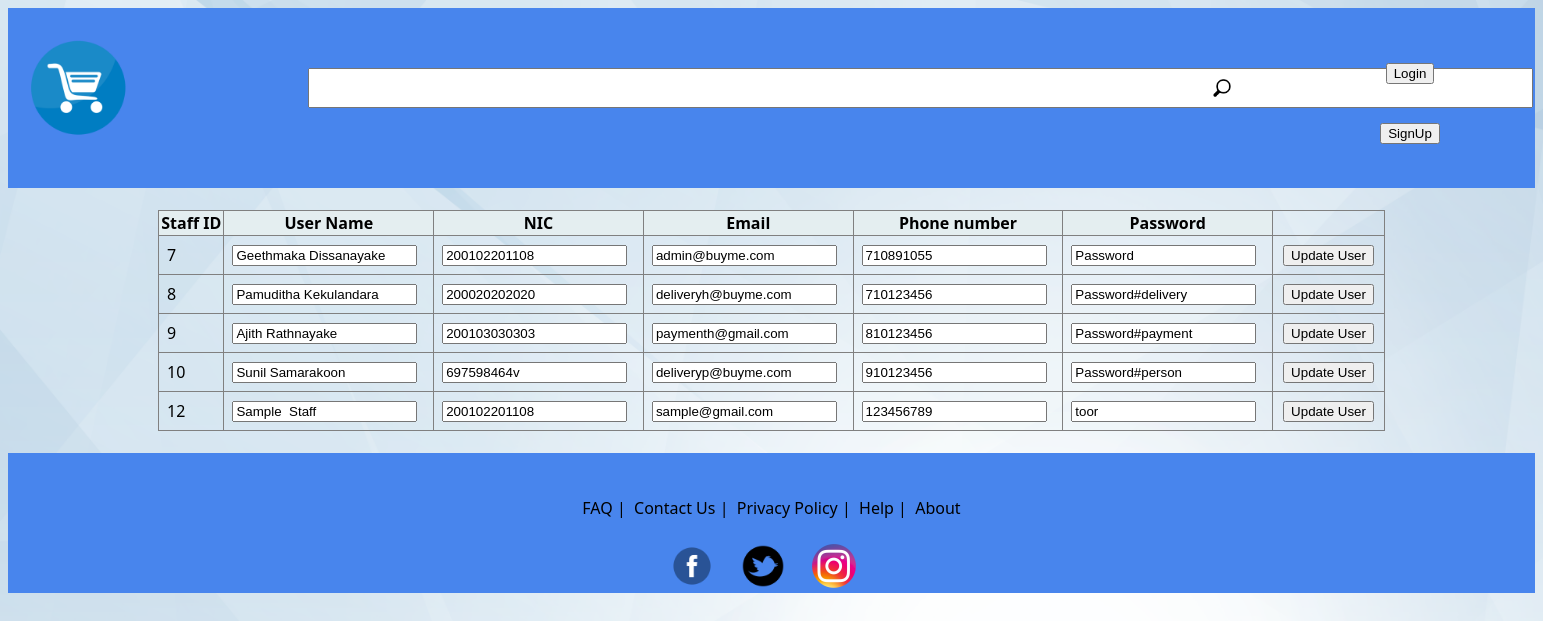
The app's page /html/updateUserDetails.php with its own data.
### tables this page shows
CREATE TABLE `staff` (
  `Staff_ID` int(5) NOT NULL,
  `User_name` varchar(200) NOT NULL,
  `NIC` varchar(12) NOT NULL,
  `Email` varchar(100) DEFAULT NULL,
  `Phone_number` int(10) DEFAULT NULL,
  `Password` varchar(100) NOT NULL,
  `Type` varchar(200) NOT NULL
);

### html/updateUserDetails.php (the view, shortened to what this page needs)
<html>
    <head>
        <link rel="stylesheet" href="../css/main.css">
        <link rel="stylesheet" href="../css/signedInUser.css">
        <link rel="stylesheet" href="../css/table.css">
    </head>
    <body>
    <div class="topBar">
            <div style="padding-left: 20px;padding-top:30px;">
                <a href="./home.html"><img src="../img/cart.png" height="100" width="100"></a>
            </div>
            <div class="searchBar">
                <div></div>
                <form action="search.php" method="post">
                    <div class="searchBarRow" style="text-align: center;align-items: center;">
                        <div style="text-align: center;">
                            <input style="height:40px;" type="text" name="search" size="150">
                        </div>
                        <div>
                            <button type="submit" class="searchButton"><img src="../img/search.png" height="30" width="30"></button>
                        </div>
                    </div>
                </form>
                <div></div>
            </div>
            <div id="loginButtonContainer" class="searchBar" style="align-items: center;align-content: center; text-align: center;padding-top: 35px;">
                <div>
                    <a href="./login.html"><button>Login</button></a>
                </div>
                <div>
                    <a href="./commonregistration.html"><button>SignUp</button></a>
                </div>
            </div>
        </div>
        <div id="main" class="main">
            <br>
            <table border="1">
                <tr>
                    <th>Staff ID</th>
                    <th>User Name</th>
                    <th>NIC</th>
                    <th>Email</th>
                    <th>Phone number</th>
                    <th>Password</th>
                </tr>
                <?php
                    include "../php/config.php";
                    $getStaffData = "SELECT * FROM staff";
                    $getStaffDataResult = $conn->query($getStaffData);
                    while($row = mysqli_fetch_array($getStaffDataResult)) {
                        echo "<form action='../php/updatestaff.php' method='post'>
                                <tr>
                                    <td>".$row['Staff_ID']."</td>
                                    <td><input type='text' name='username' value='".$row['User_name']."'></td>
                                    <td><input type='text' name='nic' value='".$row['NIC']."'></td>
                                    <td><input type='text' name='email' value='".$row['Email']."'></td>
                                    <td><input type='text' name='number' value='".$row['Phone_number']."'></td>
                                    <td><input type='text' name='password' value='".$row['Password']."'></td>
                                    <td style='text-align: center'>
                                        <button type='submit'>Update User</button>
                                    </td>
                                </tr>
                                </form>";
                    }
                ?>
            </table>
            <br>
        </div>
        <div class="bottomBar">
            <div style="text-align: center;justify-content: center;align-content: center;align-items: center;">
                <br><br>
                <a class="link" href="faq.html">FAQ</a>&nbsp;|&nbsp;
                <a class="link" href="contact.html">Contact Us</a>&nbsp;|&nbsp;
                <a class="link" href="privacy.html">Privacy Policy</a>&nbsp;|&nbsp;
                <a class="link" href="help.html">Help</a>&nbsp;|&nbsp;
                <a class="link" href="about.html">About</a>
                <div>
                    <br>
                    <img src="../img/facebook.png" height="50px" width="50px">&nbsp;&nbsp;&nbsp;&nbsp;
                    <img src="../img/twitter.png" height="50px" width="50px">&nbsp;&nbsp;&nbsp;&nbsp;
                    <img src="../img/insta.png" height="50px" width="50px">&nbsp;&nbsp;&nbsp;&nbsp;
                </div>
            </div>
        </div>
    </body>
</html>

### css/main.css (style rules this page uses)
body { background-image: url('../img/bg1.jpg'); background-repeat: no-repeat; background-attachment: fixed; background-size: cover; font-family: 'Segoe UI'; }
a { color:#000; text-decoration: none; }
.main { padding-right: 150px; padding-left: 150px; text-align: center; }
.topBar { display: grid; background-color: #4885ED; height: 180px; width: 100%; grid-template-columns: 300px auto; }
.searchBar { display:grid; grid-template-rows: 60px 60px 60px; }
.searchBarRow { display:grid; grid-template-columns: 850px auto; }
.bottomBar { background-color: #4885ED; height: 140px; width: 100%; bottom: 0px; }
.searchButton { background: none; border:none; height: 40px; }

### css/signedInUser.css (style rules this page uses)
.topBar { display: grid; background-color: #4885ED; height: 180px; width: 100%; grid-template-columns: 300px auto 250px; }
.searchBarRow { display:grid; grid-template-columns: 850px auto; }

### css/table.css (style rules this page uses)
table { border-collapse: collapse; width: 100%; }
td { text-align: left; padding: 8px; }
th { background-color: #e4eef0; color: black }

### records on screen
staff: Staff_ID "7", username "Geethmaka Dissanayake", nic "200102201108", email "admin@buyme.com", number "710891055", password "Password"
staff: Staff_ID "8", username "Pamuditha Kekulandara", nic "200020202020", email "deliveryh@buyme.com", number "710123456", password "Password#delivery"
staff: Staff_ID "9", username "Ajith Rathnayake", nic "200103030303", email "paymenth@gmail.com", number "810123456", password "Password#payment"
staff: Staff_ID "10", username "Sunil Samarakoon", nic "697598464v", email "deliveryp@buyme.com", number "910123456", password "Password#person"
staff: Staff_ID "12", username "Sample Staff", nic "200102201108", email "sample@gmail.com", number "123456789", password "toor"
